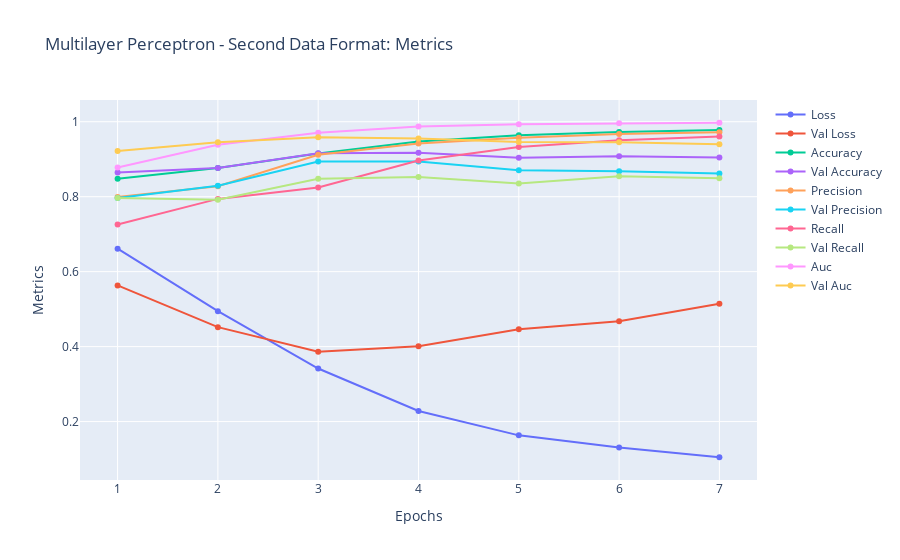

Notebook cell for this chart:
### Code cell
epochs_1 = list(range(1, len(metrics_) + 1)) 


metrics_1 = ['loss', 'val_loss', 'accuracy', 
           'val_accuracy', 'precision', 'val_precision', 
           'recall', 'val_recall', 'auc', 'val_auc']


results_1 = []


for metric in metrics_1:
    lines = go.Scatter(x=epochs_1, y=sequential_fit_1.history[metric], mode='lines+markers', name=metric.replace('_', ' ').title())
    results_1.append(lines)


layout = go.Layout(
    title='Multilayer Perceptron - Second Data Format: Metrics',
    xaxis=dict(title='Epochs'),
    yaxis=dict(title='Metrics'),
    showlegend=True
)

fig = go.Figure(data=results_1, layout=layout)

fig.show()

### Figure 1 — Plotly figure (JSON) as saved in the notebook; plotly's stock layout.template omitted (floating-point values rounded to 4 significant figures)
{"data": [{"mode": "lines+markers", "name": "Loss", "type": "scatter", "x": [1, 2, 3, 4, 5, 6, 7], "y": [0.6613, 0.4945, 0.3415, 0.2284, 0.1632, 0.1306, 0.1048]}, {"mode": "lines+markers", "name": "Val Loss", "type": "scatter", "x": [1, 2, 3, 4, 5, 6, 7], "y": [0.5634, 0.452, 0.3862, 0.4009, 0.4462, 0.4674, 0.5141]}, {"mode": "lines+markers", "name": "Accuracy", "type": "scatter", "x": [1, 2, 3, 4, 5, 6, 7], "y": [0.8479, 0.8764, 0.9149, 0.9471, 0.9636, 0.9727, 0.9777]}, {"mode": "lines+markers", "name": "Val Accuracy", "type": "scatter", "x": [1, 2, 3, 4, 5, 6, 7], "y": [0.8644, 0.8763, 0.9157, 0.917, 0.9036, 0.9082, 0.9045]}, {"mode": "lines+markers", "name": "Precision", "type": "scatter", "x": [1, 2, 3, 4, 5, 6, 7], "y": [0.7992, 0.828, 0.9116, 0.9418, 0.9573, 0.9669, 0.9722]}, {"mode": "lines+markers", "name": "Val Precision", "type": "scatter", "x": [1, 2, 3, 4, 5, 6, 7], "y": [0.7966, 0.8293, 0.8938, 0.8937, 0.8706, 0.868, 0.8621]}, {"mode": "lines+markers", "name": "Recall", "type": "scatter", "x": [1, 2, 3, 4, 5, 6, 7], "y": [0.726, 0.7941, 0.8248, 0.8968, 0.9324, 0.9506, 0.9605]}, {"mode": "lines+markers", "name": "Val Recall", "type": "scatter", "x": [1, 2, 3, 4, 5, 6, 7], "y": [0.7966, 0.7921, 0.848, 0.8525, 0.835, 0.8545, 0.8493]}, {"mode": "lines+markers", "name": "Auc", "type": "scatter", "x": [1, 2, 3, 4, 5, 6, 7], "y": [0.8777, 0.9386, 0.9704, 0.9874, 0.9935, 0.9956, 0.9973]}, {"mode": "lines+markers", "name": "Val Auc", "type": "scatter", "x": [1, 2, 3, 4, 5, 6, 7], "y": [0.922, 0.9451, 0.9584, 0.9554, 0.9457, 0.9456, 0.94]}], "layout": {"showlegend": true, "title": {"text": "Multilayer Perceptron - Second Data Format: Metrics"}, "xaxis": {"title": {"text": "Epochs"}}, "yaxis": {"title": {"text": "Metrics"}}}}
